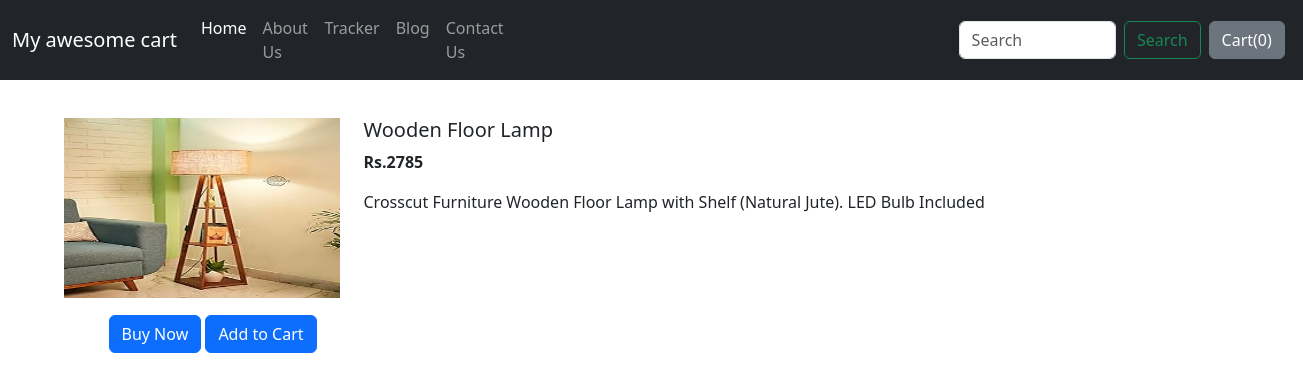
Screenshot of /shop/products/2 with the database file from the repository.
### shop/models.py (models this page shows, shortened)
class Product(models.Model):
    product_id = models.AutoField
    product_name = models.CharField(max_length=50)
    category = models.CharField(max_length=50, default="")
    sub_category = models.CharField(max_length=50, default="")
    price = models.IntegerField(default=0)
    desc = models.CharField(max_length=300)
    pub_date = models.DateField()
    image = models.ImageField(upload_to="shop/images", default="")

### shop/views.py (the view)
# urls.py: path('products/<int:myId>', views.productView, name='productView'),
def productView(request, myId):
    product = Product.objects.filter(id=myId)
    return render(request, 'shop/prodView.html', {'product': product[0]})

### shop/templates/shop/prodView.html (shortened to what this page needs)
{% extends 'shop/basic.html' %}
{% block body %}
<div class="container">
    <div class="row">
        <div class="col-md-3">
            <div class="row">
                <img src="/media/{{product.image}}" width="180px" height="180px">
            </div>
            <div class="d-grid gap-2 d-md-block" style="margin-top: 17px; padding-left: 45px;">
                <button class="btn btn-primary">Buy Now</button>
                <button class="btn btn-primary">Add to Cart</button>
            </div>
        </div>
        <div class="col-md-9">
            <h5>{{product.product_name}}</h5>
            <b><p>Rs.{{product.price}}</p></b>
            <p>{{product.desc}}</p>
        </div>
    </div>
</div>
{% endblock %}

### rows the page displays
Product: image (picture), product_name "Wooden Floor Lamp", price "2785", desc "Crosscut Furniture Wooden Floor Lamp with Shelf (Natural Jute). LED Bulb Included"
